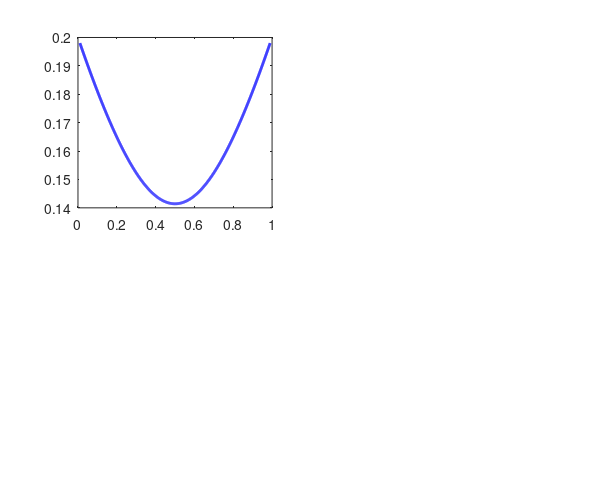

The MATLAB source for this figure: (Note: this script raises an error after producing the figure.)


% This figure plots the asset pricing quantities 

sf=0.01:0.001:0.99;
% rf=params.delta+params.mu1*sff+params.mu2*(1-sff)-params.sigma1^2*sff.^2-params.sigma2^2*(1-sff).^2-2*params.rho*params.sigma1*params.sigma2*sff.*(1-sff);
%vol=params.sigma1^2*sff.^2+params.sigma2^2*(1-sff).^2+2*params.sigma1*params.sigma2*params.rho*sff.*(1-sff);
 %tree1=wealth(params,sff);
 
load('twotreeunderstand1.mat')
leverage=mat_D_share_beg./(mat_E_share_beg+mat_D_share_beg);

%load('twotreeunderstand.mat')
load('twotreeunderstand20210211.mat')
load('twotreeunderstand20210324.mat')
s0=sf;

Height = 500;
Width = 600;
width = 2;

figure1 = figure;
set(figure1,'Position',[232 100 Width Height],'PaperPositionMode','auto')

subplot(2,2,1)
plot(s0,sqrt(vol),'Color','b','LineWidth',width);
hold on 
plot(s0,smooth(s0,E_vol_share_begA,100),'Color','k','LineStyle',':','LineWidth',width)
ylabel('Aggregate volatility');
xlabel('Share of tree A');
title('(A) Aggregate volatility');
ylim([0,0.3])
legend({'Consumption volatility','Equity volatility of tree A'})


subplot(2,2,2)
plot(s0,rf*10000,'Color','b','LineWidth',width);
xlabel('Share of tree A');
ylabel('Risk-free rate (bps)')
title('(B) Risk-free rate')

hold on 
plot(s0,ERP_A*10000,'Color','k','LineStyle',':','LineWidth',width);
%plot(s0,  smooth(s0,ERP_A,100),'Color','k','LineStyle',':','LineWidth',width);

ylim([100,450]);

subplot(2,2,3)


plot(s0,mat_E_share_beg,'Color', 'k','LineWidth',width,'LineStyle','--');
hold on
plot(s0,mat_D_share_beg,'Color', 'b','LineWidth',width,'LineStyle','-');
legend({'Equity','Debt'});
set(legend,'EdgeColor',[1 1 1]); % the box becomes white
ylabel('Equity and debt values')
title('(C) Asset valuation of tree A')
xlabel('Share of tree A');
ylim([0,40]);

subplot(2,2,4)
plot(s0,leverage,'Color','b','LineWidth',width);

ylabel('Debt/(equity+debt)');
xlabel('Share of tree A');
title('(D) Leverage ratio of tree A');
%legend({'Expected excess asset return','Equity risk premium'});
%ylim([0.0,0.1])



%% tree B 
figure2 = figure;
set(figure2,'Position',[232 100 Width Height],'PaperPositionMode','auto')



subplot(2,2,1)
plot(s0(1:700),1./sf(1:700).*(1-sf(1:700)),'Color','b','LineWidth',width);
xlabel('Share of tree A');
ylabel('Dividend of tree B')
title('(B) Dividend of tree B')
%ylim([0.01,0.045]);

subplot(2,2,2)


plot(s0(1:700),mat_E_ls_share_begB(1:700),'Color', 'k','LineWidth',width,'LineStyle','--');
%hold on
%plot(s0,mat_D_ls_share_begB,'Color', 'b','LineWidth',width,'LineStyle','-');
legend({'Equity','Debt'});
set(legend,'EdgeColor',[1 1 1]); % the box becomes white
ylabel('Equity value')
title('(C) Equity valuation of tree B')
xlabel('Share of tree A');
%ylim([0,40]);

subplot(2,2,3)


%plot(s0,mat_E_ls_share_begB,'Color', 'k','LineWidth',width,'LineStyle','--');
hold on
plot(s0(1:700),mat_D_ls_share_begB(1:700),'Color', 'b','LineWidth',width,'LineStyle','-');
legend({'Equity','Debt'});
set(legend,'EdgeColor',[1 1 1]); % the box becomes white
ylabel('Debt values')
title('(C) Debt valuation of tree B')
xlabel('Share of tree A');
%ylim([0,40]);

subplot(2,2,4)
plot(s0(1:700),leverageB(1:700),'Color','b','LineWidth',width);
% hold on 
% plot(s0,  smooth(s0,E_premium_share_beg,100),'Color','k','LineStyle',':','LineWidth',width);

ylabel('Debt/(equity+debt)');
xlabel('Share of tree A');
title('(C) Leverage ratio of tree B');

%% smooth function 
function plot_c(s,x)
  span = 10;

  yy = smooth(x,span);
  %yy = max(0,smooth(decompose_stochastic(:,data_mat,data_lev),span));
  h3=plot(s, yy,'LineWidth',1,'LineStyle','-','Color','k');
  hold on 
  %---contagion bad or good fill in 
%   low=decompose_stochastic(:,data_mat,data_lev)<0;
%   xa=s(low);
%   y1a=zeros(1,length(xa));
%   y2a=decompose_stochastic(low,data_mat,data_lev)';
%   patch([xa fliplr(xa)],[y1a fliplr(y2a)],'g');
%    high=decompose_stochastic(:,data_mat,data_lev)>0;
%   xa=s(high);
%   y1a=zeros(1,length(xa));
%   y2a=decompose_stochastic(high,data_mat,data_lev)';
  
  xa=s;
  y1a=zeros(1,length(xa));
  y2a=max(0,decompose_stochastic(:,data_mat,data_lev)');
  y2a = [zeros(1,5) y2a(6:end)];
  y2a = smooth(y2a',span)';
  
  patch([xa fliplr(xa)],[y1a fliplr(y2a)],'b');
  alpha(0.4);
  ylim([0,ylim_max]);
  end 
  